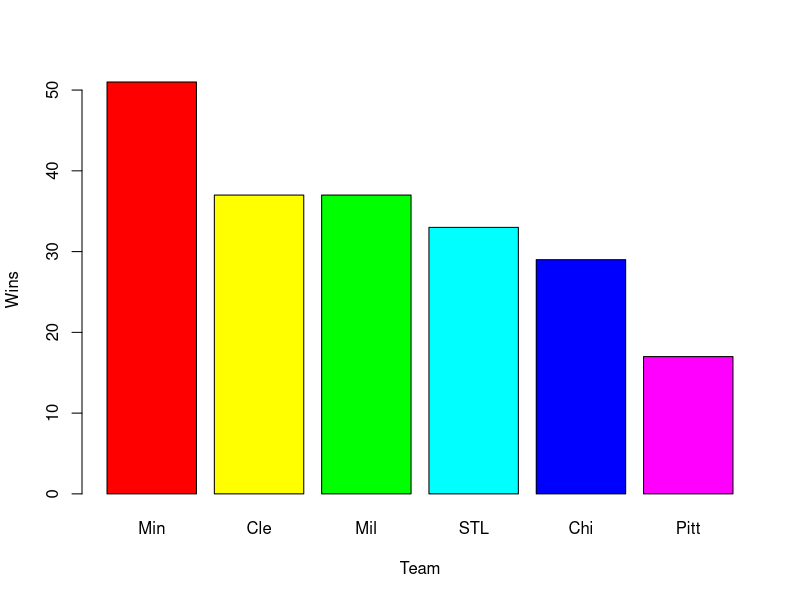
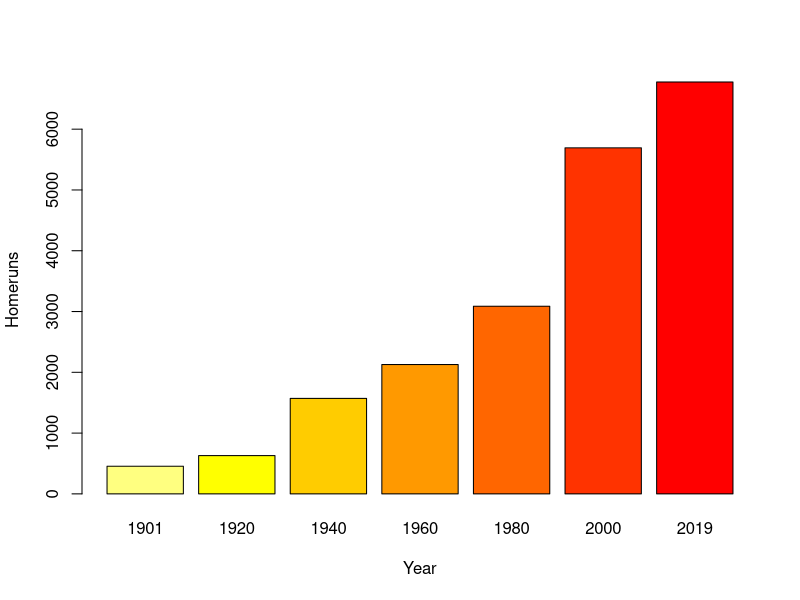
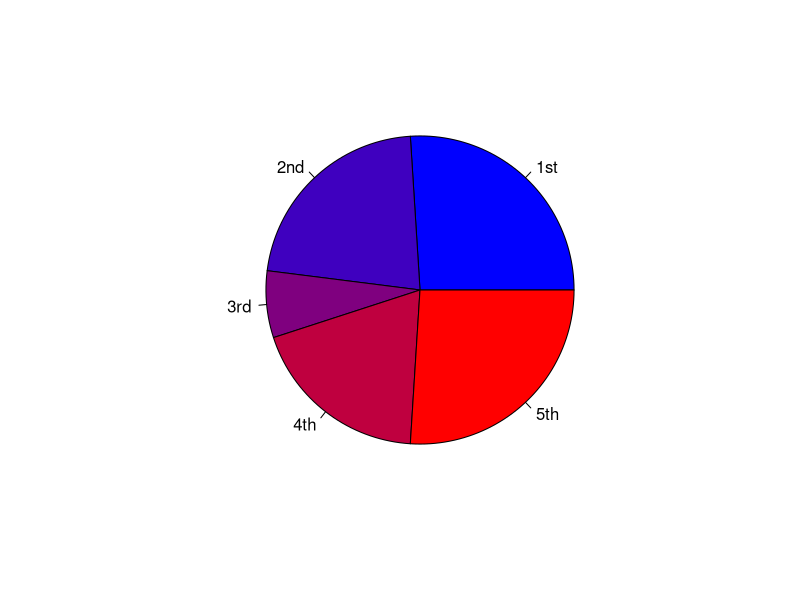

Source code (R) for these figures, in order:
## ---- chunk 1
#knitr::opts_chunk$set(results = "hide")
## ---- chunk 2
library(ggplot2)
wins <- c(51,37,37,33,29,17)
team <- c("Min","Cle","Mil","STL","Chi","Pitt")
barplot(wins, names.arg = team, col = rainbow(6), xlab = "Team",ylab = "Wins")
## ---- chunk 3
homeruns <- c(455,630,1571,2128,3087,5693,6776)
year <- c("1901","1920","1940","1960","1980","2000","2019")
#avghr <- aggregate(homeruns~year,mean)
cols <-  heat.colors(length(homeruns), rev = T)
barplot(homeruns, names.arg = year, col = cols, xlab = "Year",ylab = "Homeruns")
## ---- chunk 4
standings <- data.frame(place = c("1st","2nd","3rd","4th","5th"), percent = c(26,22,7,19,26))
rwb <- colorRampPalette(c("blue", "red"))
pie(standings$percent, standings$place, col = rwb(5))
